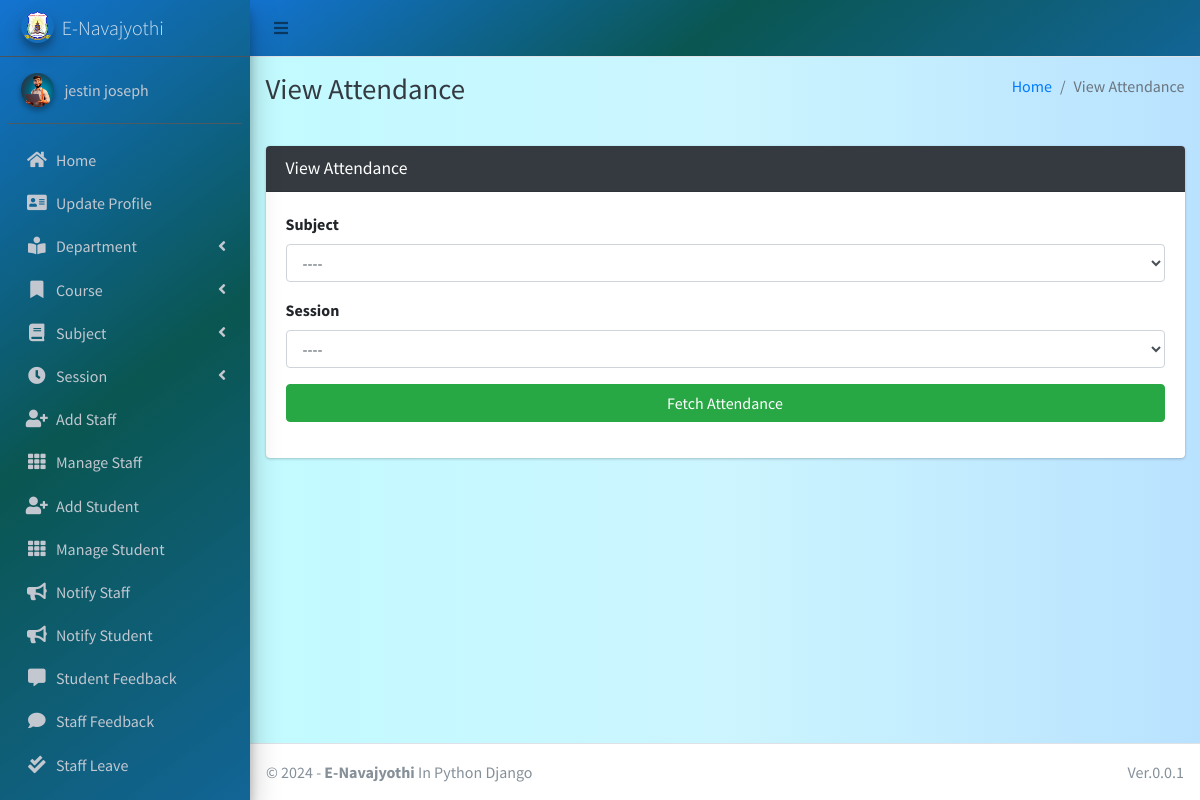
Page /attendance/view/ (signed in) on the committed database.
### main_app/models.py (models this page shows)
class CustomUser(AbstractUser):
    USER_TYPE = ((1, "HOD"), (2, "Staff"), (3, "Student"))
    GENDER = [("M", "Male"), ("F", "Female")]
    username = None  # Removed username, using email instead
    email = models.EmailField(unique=True)
    user_type = models.CharField(default=1, choices=USER_TYPE, max_length=1)
    gender = models.CharField(max_length=1, choices=GENDER)
    profile_pic = models.ImageField()
    address = models.TextField()
    fcm_token = models.TextField(default="")  # For firebase notifications
    created_at = models.DateTimeField(auto_now_add=True)
    updated_at = models.DateTimeField(auto_now=True)
    USERNAME_FIELD = "email"
    REQUIRED_FIELDS = []
    objects = CustomUserManager()
    phone_num = models.IntegerField(max_length=12 ,null=True,blank=False)
    aadhar_num = models.IntegerField(max_length=16,null=True,blank=False)
    date_of_birth = models.DateField(null=True,blank=False)
    def __str__(self):
        return self.first_name + "  " + self.last_name

### main_app/hod_views.py (the view)
# urls.py: path("attendance/view/", hod_views.admin_view_attendance,
def admin_view_attendance(request):
    subjects = Subject.objects.all()
    sessions = Session.objects.all()
    context = {
        'subjects': subjects,
        'sessions': sessions,
        'page_title': 'View Attendance'
    }
    return render(request, "hod_template/admin_view_attendance.html", context)

### main_app/models.py (called while the page is built)
    def __str__(self):
        return "From " + str(self.start_year) + " to " + str(self.end_year)

### main_app/templates/hod_template/admin_view_attendance.html (shortened to what this page needs)
{% extends 'main_app/base.html' %}
{% load static %}
{% block page_title %}{{page_title}}{% endblock page_title %}
{% block content %}
<section class="content">
    <div class="container-fluid">
        <div class="row">
            <div class="col-md-12">
                <div class="card card-dark">
                    <div class="card-header">
                        <h3 class="card-title">{{page_title}}</h3>
                    </div>
                    <div class="card-body">
                        <div class="form-group">
                            <label>Subject</label>
                            <select name="subject" class="form-control" id='subject'>
                                <option value="">----</option>
                            </select>
                        </div>
                        <div class="form-group">
                            <label>Session</label>
                            <select name="session" class="form-control" id='session'>
                                <option value="">----</option>
                            </select>
                        </div>
                        <div class="form-group"><div  style="display: none;" class="alert alert-danger" id='error_attendance'></div>
                             <button type="button" id='fetch_attendance' class="btn btn-success btn-block">Fetch Attendance</button>
                        </div>
                </div>
            </div>
        </div>
    </div>
</section>
{% endblock content %}

### main_app/templates/main_app/sidebar_template.html (shortened to what this page needs)
{% load static %}
<aside class="main-sidebar sidebar-dark-info elevation-4 " style="background: rgb(0,104,205);
background: linear-gradient(143deg, rgba(0,104,205,0.9248949579831933) 0%, rgba(0,79,74,0.9613095238095238) 49%, rgba(0,89,142,0.9276960784313726) 100%);">
    {% if request.user.user_type == '1' %}
    <a href="{% url 'admin_home' %}" class="brand-link">
        <img src="{% static 'dist/img/nava_logo.png' %} " alt="AdminLTE Logo"
            class="brand-image img-circle elevation-3" >
        <span class="brand-text font-weight-light">E-Navajyothi</span>
    </a>
      <div class="sidebar">
        <div class="user-panel mt-3 pb-3 mb-3 d-flex">
            <div class="image">
                <img src="{{ request.user.profile_pic}}" class="img-circle elevation-2" alt="User Image">
            </div>
            <div class="info">
                <a href="#" class="d-block">{{user}}</a>
            </div>
        </div>
        <nav class="mt-2 ">
            <ul class="nav nav-pills nav-sidebar flex-column " data-widget="treeview" role="menu" data-accordion="false">
                <li class="nav-item">
                    {% url 'admin_home' as admin_home %}
                    <a href="{{admin_home}}" class="nav-link {% if admin_home == request.path %} active {% endif %}">
                        <i class="nav-icon fas fa-home"></i>
                        <p >
                            Home
                        </p>
                    </a>
                </li>
                <li class="nav-item">
                    {% url 'admin_view_profile' as admin_view_profile %}
                    <a href="{{admin_view_profile}}"
                        class="nav-link {% if admin_view_profile == request.path %} active {% endif %}">
                        <i class="nav-icon fas fa-address-card"></i>
                        <p>
                            Update Profile
                        </p>
                    </a>
                </li>
            <li class="nav-item has-treeview">
                    <a href="#" class="nav-link">
                        <i class="nav-icon fas fa-book-reader"></i>
                        <p>
                            Department
                            <i class="fas fa-angle-left right"></i>
                        </p>
                    </a>
                </li>
                <li class="nav-item has-treeview">
                    <a href="#" class="nav-link">
                        <i class="nav-icon fas fa-bookmark"></i>
                        <p>
                            Course
                            <i class="fas fa-angle-left right"></i>
                        </p>
                    </a>
                </li>
                <li class="nav-item has-treeview">
                    <a href="#" class="nav-link">
                        <i class="nav-icon fas fa-book"></i>
                        <p>
                            Subject
                            <i class="fas fa-angle-left right"></i>
                        </p>
                    </a>
                </li>
                <li class="nav-item has-treeview">
                    <a href="#" class="nav-link">
                        <i class="nav-icon fas fa-clock"></i>
                        <p>
                            Session
                            <i class="fas fa-angle-left right"></i>
                        </p>
                    </a>
                </li>
                <li class="nav-item">
                    {% url 'add_staff' as add_staff %}
                    <a href="{{add_staff}}" class="nav-link {% if add_staff == request.path %} active {% endif %}">
                        <i class="nav-icon fas fa-user-plus"></i>
                        <p>
                            Add Staff
                        </p>
                    </a>
                </li>
                <li class="nav-item">
                    {% url 'manage_staff' as manage_staff %}
                    {% url 'edit_staff' staff_id as edit_staff %}
                    <a href="{{manage_staff}}"
                        class="nav-link {% if manage_staff == request.path or request.path == edit_staff %} active {% endif %}">
                        <i class="nav-icon fas fa-th"></i>
                        <p>
                            Manage Staff
                        </p>
                    </a>
                </li>
                <li class="nav-item">
                    {% url 'add_student' as add_student%}
                    <a href="{{add_student}}" class="nav-link  {% if add_student == request.path %} active {% endif %}">
                        <i class="nav-icon fas fa-user-plus"></i>
                        <p>
                            Add Student
                        </p>
                    </a>
                </li>
                <li class="nav-item">
                    {% url 'manage_student' as manage_student %}
                    {% url 'edit_student' student_id as edit_student %}
                    <a href="{{manage_student}}"
                        class="nav-link  {% if edit_student == request.path or manage_student == request.path %} active {% endif %}">
                        <i class="nav-icon fas fa-th"></i>
                        <p>
                            Manage Student
                        </p>
                    </a>
                </li>
                <li class="nav-item">
                    {% url 'admin_notify_staff' as admin_notify_staff %}
                    <a href="{{admin_notify_staff}}"
                        class="nav-link {% if admin_notify_staff == request.path %} active {% endif %}">
                        <i class="nav-icon fas fa-bullhorn"></i>
                        <p>
                            Notify Staff
                        </p>
                    </a>
                </li>
                <li class="nav-item">
                    {% url 'admin_notify_student' as admin_notify_student %}
                    <a href="{{admin_notify_student}}"
                        class="nav-link {% if admin_notify_student == request.path %} active {% endif %}">
                        <i class="nav-icon fas fa-bullhorn"></i>
                        <p>
                            Notify Student
                        </p>
                    </a>
                </li>
                <li class="nav-item">
                    {% url 'student_feedback_message' as student_feedback_message %}
                    <a href="{{ student_feedback_message }}"
                        class="nav-link  {% if student_feedback_message == request.path %} active {% endif %}">
                        <i class="nav-icon fas fa-comment-alt"></i>
                        <p>
                            Student Feedback
                        </p>
                    </a>
                </li>
                <li class="nav-item">
                    {% url 'staff_feedback_message' as staff_feedback_message %}
                    <a href="{{staff_feedback_message}}"
                        class="nav-link   {% if staff_feedback_message == request.path %} active {% endif %}">
                        <i class="nav-icon fas fa-comment"></i>
                        <p>
                            Staff Feedback
                        </p>
                    </a>
                </li>
                <li class="nav-item">
                    {% url 'view_staff_leave' as view_staff_leave %}
                    <a href="{{view_staff_leave}}"
                        class="nav-link  {% if view_staff_leave == request.path %} active {% endif %}">
                        <i class="nav-icon fas fa-check-double"></i>
                        <p>
                            Staff Leave
                        </p>
                    </a>
                </li>
                                        {% endif %}
                                        <li class="nav-item">
                                            <a href="{% url 'user_logout' %}"
                                                onclick="return confirm('Your session would be terminated.\n\nProceed?')"
                                                class="nav-link">
                                            </a>
                                        </li>
                                    </ul>
                                </nav>
                            </div>
</aside>

### rows in the picture
CustomUser: user.profile_pic (picture), first_name+last_name "jestin joseph"

### other values in the picture
{{ page_title }} "View Attendance"
